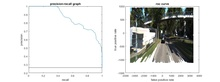
%> input picture code/1.jpg, 220 x 82 px, shrunk from 1120 x 420 before the run
$ octave --eval "result = HOGdescriptor(imread('1.jpg'));"   (GNU Octave 9; MATLAB toolbox functions it lacks are replaced by stand-ins)
%> lines starting %> are read from the running program, lines starting %| are printed output that depends on the picture
%Image descriptor based on Histogram of Orientated Gradients for gray-level images. This code
%was developed for the work: O. Ludwig, D. Delgado, V. Goncalves, and U. Nunes, 'Trainable
%Classifier-Fusion Schemes: An Application To Pedestrian Detection,' In: 12th International IEEE
%Conference On Intelligent Transportation Systems, 2009, St. Louis, 2009. V. 1. P. 432-437. In
%case of publication with this code, please cite the paper above.

function H=HOGdescriptor(img)

img = double(rgb2gray(img));
Im = [img zeros([size(img,1) 1])];
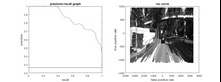
%> Im: size 82x221 double; min 0, max 255, mean 218.6
Im = [Im; zeros([1 size(Im,2)])];
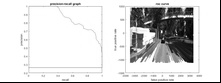
%> Im: size 83x221 double; min 0, max 255, mean 216

nwin_x=size(Im,2)-1;%set here the number of HOG windows per bound box
%> nwin_x = 220
nwin_y=size(Im,1)-1;
%> nwin_y = 82
B=9;%set here the number of histogram bins
[L,C]=size(Im); % L num of lines ; C num of columns
%> L = 83; C = 221
H=zeros(nwin_x*nwin_y*B,1); % column vector with zeros
m=sqrt(L/2);
%> m = 6.44
if C==1 % if num of columns==1
    Im=im_recover(Im,m,2*m);%verify the size of image, e.g. 25x50
    L=2*m;
    C=m;
end

step_x=floor(C/(nwin_x+1));
%> step_x = 1
step_y=floor(L/(nwin_y+1));
%> step_y = 1
cont=0;
hx = [-1,0,1];
hy = -hx';
grad_xr = imfilter(double(Im),hx);
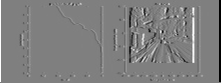
%> grad_xr: size 83x221 double; min -255, max 255, mean -1.1; drawn with min black and max white
grad_yu = imfilter(double(Im),hy);
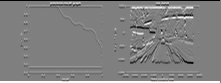
%> grad_yu: size 83x221 double; min -255, max 255, mean 3.1; drawn with min black and max white
angles=atan2(grad_yu,grad_xr);
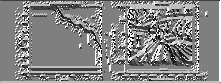
%> angles: size 83x221 double; min -3.14, max 3.14, mean 0.154; drawn with min black and max white
magnit=((grad_yu.^2)+(grad_xr.^2)).^.5;
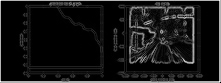
%> magnit: size 83x221 double; min 0, max 360.6, mean 33; drawn with min black and max white

for n=0:nwin_y-1
    for m=0:nwin_x-1
        cont=cont+1;
        angles2=angles(n*step_y+1:(n+2)*step_y,m*step_x+1:(m+2)*step_x);
        magnit2=magnit(n*step_y+1:(n+2)*step_y,m*step_x+1:(m+2)*step_x);
        v_angles=angles2(:);
        v_magnit=magnit2(:);
        K=max(size(v_angles));
        %assembling the histogram with 9 bins (range of 20 degrees per bin)
        bin=0;
        H2=zeros(B,1);
        for ang_lim=-pi+2*pi/B:2*pi/B:pi
            bin=bin+1;
            for k=1:K
                if v_angles(k)<ang_lim
                    v_angles(k)=100;
                    H2(bin)=H2(bin)+v_magnit(k);
                end
            end
        end

        H2=H2/(norm(H2)+0.01);
        H((cont-1)*B+1:cont*B,1)=H2;
    end

% H = reshape(H,[375*1242 9]);
end
%> after the loop, H2 = [0; 0; 0; 0; 0; 0; 0.577; 0.816; 0]; cont = 18040; v_angles = [100; 100; 3.14; 100]

$ run again, on code/3.jpg
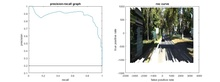
%> input picture code/3.jpg, 220 x 82 px, shrunk from 1120 x 420 before the run
%> in HOGdescriptor, `angles=atan2(grad_yu,grad_xr);`:
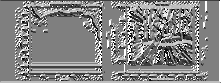
%> angles: size 83x221 double; min -3.14, max 3.14, mean 0.171; drawn with min black and max white
%> in HOGdescriptor, `magnit=((grad_yu.^2)+(grad_xr.^2)).^.5;`:
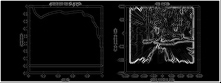
%> magnit: size 83x221 double; min 0, max 360.6, mean 33.4; drawn with min black and max white
%> after the loop in HOGdescriptor, `for n=0:nwin_y-1`: H2 = [0; 0; 0; 0; 0; 0; 0.577; 0.816; 0]; cont = 18040; v_angles = [100; 100; 3.14; 100]
